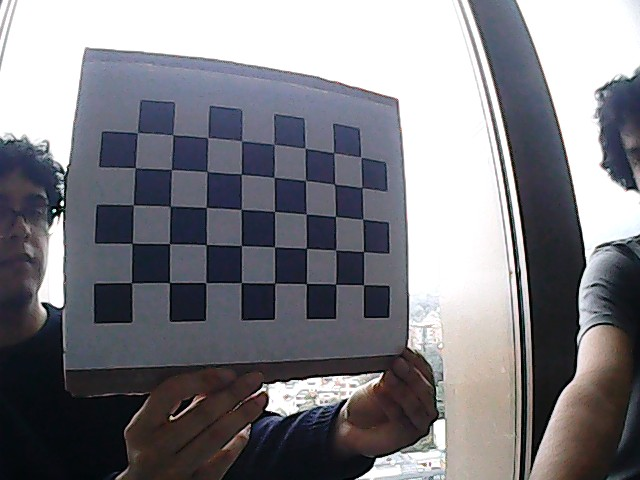
//> input picture Programas CPP/images/WIN_20260904_14_45_23_Pro.jpg, 640 x 480 px
$ ./Segmentacion2 ../images/WIN_20260904_14_45_23_Pro.jpg   (built with g++ and OpenCV 4)
//> lines starting //> are read from the running program, lines starting //| are printed output that depends on the picture; after the words box and inside, x2 and y2 are one past the last pixel; in counts of white or black regions, pixels touching at a corner belong together
/**
 * Segmentacion2.cpp
 * Segmentación con ideas de CNN y Vision Transformer (ViT), sin pesos entrenados.
 *
 * ## Idea general
 * Este programa reproduce, de forma didáctica y sin entrenamiento, las etapas
 * fundamentales de dos arquitecturas de visión:
 *
 * ### CNN (red neuronal convolucional)
 *   convolución -> ReLU -> max-pooling
 *   - La convolución aplica filtros (aquí kernels clásicos: Sobel X/Y, Laplaciano y
 *     Gauss) para extraer características locales (bordes, suavizado).
 *   - ReLU descarta las respuestas negativas (no linealidad).
 *   - El max-pooling reduce la resolución a la mitad quedándose con el máximo de
 *     cada bloque 2x2, conservando los rasgos más destacados.
 *   En una CNN real los kernels se aprenden; aquí se fijan a mano.
 *
 * ### ViT (Vision Transformer)
 *   1) Fragmentación: la imagen se divide en parches PxP sin solaparse y cada uno
 *      se aplana a un vector (tokens, análogos a las palabras en NLP).
 *   2) Embedding lineal: cada vector se proyecta a dimensión D. Aquí la matriz de
 *      proyección es aleatoria y fija (en un ViT real es aprendida).
 *   3) Codificación posicional: se suma información de posición (sinusoidal), porque
 *      la atención por sí sola no conoce el orden espacial de los parches.
 *   4) Token CLS: token extra que resume la imagen completa (aquí, la media de los
 *      parches; en un ViT real es un vector aprendible).
 *   5) Autoatención de una cabeza: softmax(Q K^T / T) V con Q = K = V. Cada token se
 *      relaciona con todos los demás, capturando contexto global desde la primera
 *      capa (a diferencia de la convolución, que es local). T actúa de temperatura.
 *
 * ### Segmentación
 *   Con los tokens ya contextualizados se agrupan con k-means (k grupos): parches
 *   parecidos reciben la misma etiqueta, y la etiqueta se pinta como máscara sobre
 *   la imagen. Es una segmentación a nivel de parche (no de píxel).
 *
 * ## Uso
 *   vit_seg imagen.jpg [parche=16] [k=4] [--show]
 *   o sin argumentos: el programa pide la ruta por consola
 *
 * ## Salidas
 *   out_panel_vit.png, out_segmentacion.png, out_atencion.png, out_cnn_features.png
 */

#include <opencv2/opencv.hpp>
#include <iostream>
#include <string>
#include <cmath>

using namespace cv;
using namespace std;

static const int   IMG_SIZE = 224;   // tamano de entrada del ViT clasico
static const int   EMB_DIM  = 64;    // dimension D del embedding
static const float TEMP     = 0.05f; // temperatura del softmax (sobre coseno)
static const float PE_SCALE = 0.3f;  // peso de la codificacion posicional

// ---------- CNN: convolucion + ReLU + max pooling ----------
// Max-pooling 2x2 con paso 2: cada bloque de 2x2 píxeles se reemplaza por su valor
// máximo, reduciendo ancho y alto a la mitad. Entrada y salida son CV_32F.

// [54 lines left out: functions maxPool2x2, cnnFeatureMaps, not called in this run]

// ---------- ViT: parches, embedding, posicion, CLS, autoatencion ----------
// Paso 1 del ViT: divide la imagen en parches PxP sin solaparse y aplana cada uno
// (P x P x 3 canales) en un vector fila de longitud P*P*3.
// @param img  Imagen cuadrada IMG_SIZE x IMG_SIZE en BGR.
// @param P    Tamaño del parche (debe dividir a IMG_SIZE).
// @return     Matriz N x (P*P*3), con N = (IMG_SIZE/P)^2 tokens, en orden fila a fila.
static Mat flattenPatches(const Mat& img, int P) {
    int g = img.rows / P, N = g * g, len = P * P * 3;
    Mat tokens(N, len, CV_32F);
    Mat f; img.convertTo(f, CV_32FC3, 1.0 / 255.0);
    for (int i = 0; i < g; ++i)
        for (int j = 0; j < g; ++j) {
            Mat patch = f(Rect(j*P, i*P, P, P)).clone();   // P x P x C
            patch.reshape(1, 1).copyTo(tokens.row(i*g + j)); // vector 1 x (P*P*C)
        }
    return tokens;
}

// Paso 3 del ViT: codificación posicional sinusoidal.
// Para la posición 'pos' y la dimensión i: seno si i es par, coseno si es impar,
// con frecuencias decrecientes según 10000^(2*(i/2)/D). Cada posición obtiene así
// un patrón único que el modelo puede usar para saber dónde estaba cada parche.
// @param N  Número de posiciones (tokens).
// @param D  Dimensión del embedding.

// [32 lines left out: functions positionalEncoding, l2NormalizeRows, softmaxRows, not called in this run]

int main(int argc, char** argv) {
    string path;
    int P = 16, K = 4; bool show = false;

    if (argc < 2) {
        // Modo interactivo: pide los datos por consola
        auto ask = [](const string& msg) {
            cout << msg; string line; getline(cin, line); return line;
        };
        path = ask("Ruta de la imagen (ej. C:\\fotos\\paisaje.jpg): ");
        // quitar comillas y espacios (al arrastrar el archivo a la consola Windows las agrega)
        while (!path.empty() && (path.front() == '"' || path.front() == ' ')) path.erase(path.begin());
        while (!path.empty() && (path.back() == '"' || path.back() == ' ' || path.back() == '\r')) path.pop_back();
        string p = ask("Tamano de parche [16]: "); if (!p.empty()) P = stoi(p);
        string k = ask("Numero de grupos k [4]: "); if (!k.empty()) K = stoi(k);
        show = true;
    } else {
        path = argv[1];
        int pos = 0;
        for (int a = 2; a < argc; ++a) {
            string s = argv[a];
            if (s == "--show") show = true;
            else if (pos == 0) { P = stoi(s); ++pos; }
            else if (pos == 1) { K = stoi(s); ++pos; }
        }
    }
    // La imagen debe poder dividirse exactamente en parches PxP.
    if (IMG_SIZE % P != 0) { cerr << "El parche debe dividir " << IMG_SIZE << "\n"; return 1; }

    Mat src = imread(path);
//> src is the input picture: 480 rows x 640 cols, CV_8UC3; mean B, G, R 131.7, 125.8, 126.3
    if (src.empty()) { cerr << "No se pudo leer: " << path << "\n"; return 1; }
    Mat img; resize(src, img, Size(IMG_SIZE, IMG_SIZE));
//> after `resize(src, img, Size(IMG_SIZE, IMG_SIZE))`:
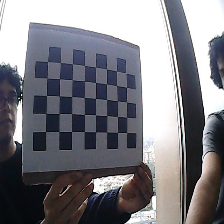
//> img: 224 rows x 224 cols, CV_8UC3; mean B, G, R 131.6, 125.7, 126.1
    int g = IMG_SIZE / P, N = g * g;
    cout << "Imagen " << IMG_SIZE << "x" << IMG_SIZE << ", parche " << P
         << "x" << P << " -> " << N << " tokens (+CLS), D=" << EMB_DIM << "\n";

    // 1) Parches aplanados  (N x P*P*3)
    Mat tokens = flattenPatches(img, P);
//> after the loop in flattenPatches, `for (int i = 0; i < g; ++i)`:
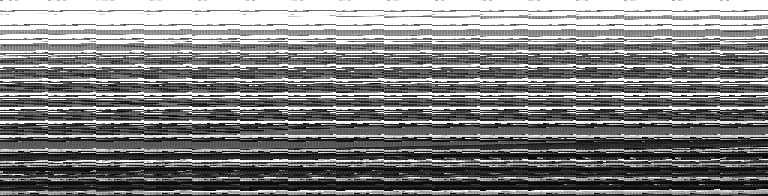
//> tokens: 196 rows x 768 cols, CV_32FC1; min 0, max 1, mean 0.501

    // Visual de la cuadricula de parches
    Mat grid = img.clone();
    for (int i = 1; i < g; ++i) {
        line(grid, Point(i*P, 0), Point(i*P, IMG_SIZE), Scalar(0,255,0), 1);
        line(grid, Point(0, i*P), Point(IMG_SIZE, i*P), Scalar(0,255,0), 1);
    }
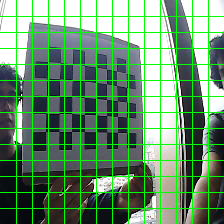
//> grid: 224 rows x 224 cols, CV_8UC3; 11.27% of pixels changed, all inside (x1, y1, x2, y2) = (0, 0, 224, 224)

    // 2) Embedding lineal: proyeccion aleatoria fija W (P*P*3 x D)
    //    Semilla fija (42) para que los resultados sean reproducibles.
    RNG rng(42);
    Mat W(tokens.cols, EMB_DIM, CV_32F);
    rng.fill(W, RNG::NORMAL, 0.0, 1.0 / sqrt((double)tokens.cols));
    Mat tokCentered;
//> (the run ends here: the program needs code that is not available in this run, at `Mat mu; reduce(tokens, mu, 0, REDUCE_AVG);`)

$ run again, on Programas CPP/images/WIN_20260904_14_45_38_Pro.jpg
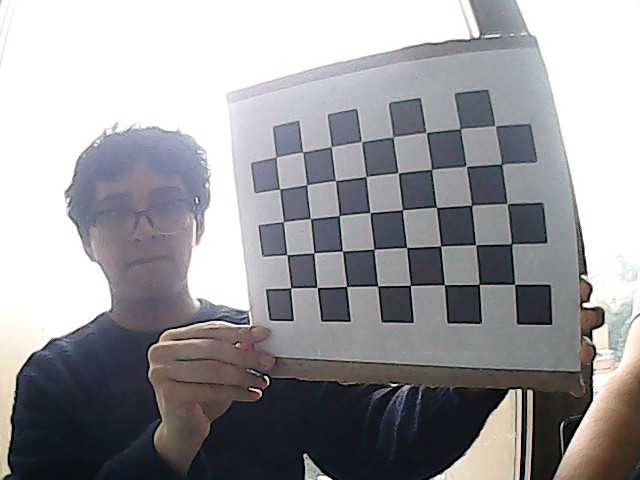
//> input picture Programas CPP/images/WIN_20260904_14_45_38_Pro.jpg, 640 x 480 px
//> src is the input picture: 480 rows x 640 cols, CV_8UC3; mean B, G, R 156.8, 153.3, 154
//> after the loop in flattenPatches, `for (int i = 0; i < g; ++i)`:
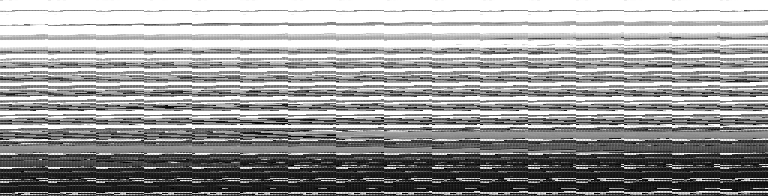
//> tokens: 196 rows x 768 cols, CV_32FC1; min 0, max 1, mean 0.607
//> after the loop `for (int i = 1; i < g; ++i)`:
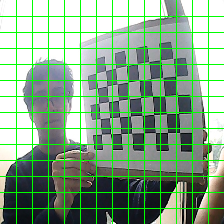
//> grid: 224 rows x 224 cols, CV_8UC3; mean B, G, R 139.3, 165, 136.9

$ run again, on Programas CPP/images/WIN_20260904_14_45_56_Pro.jpg
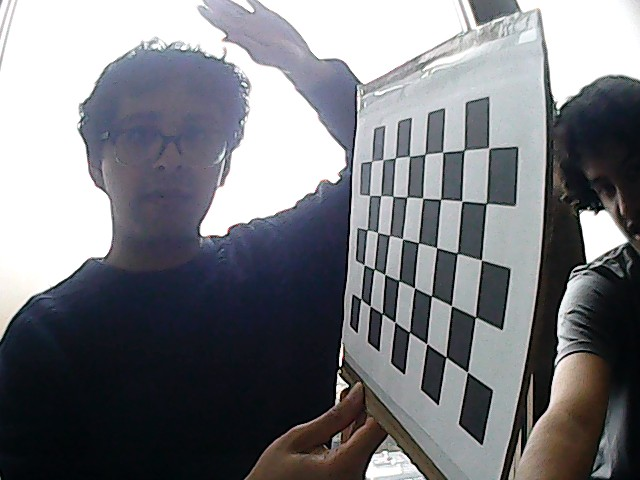
//> input picture Programas CPP/images/WIN_20260904_14_45_56_Pro.jpg, 640 x 480 px
//> src is the input picture: 480 rows x 640 cols, CV_8UC3; mean B, G, R 126.7, 121.9, 120.5
//> after the loop in flattenPatches, `for (int i = 0; i < g; ++i)`:
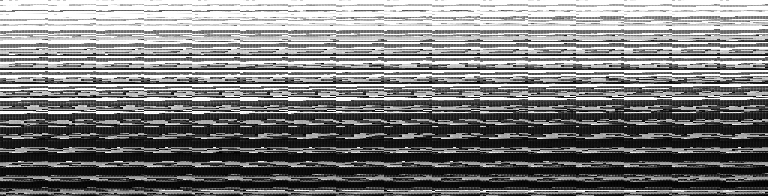
//> tokens: 196 rows x 768 cols, CV_32FC1; min 0, max 1, mean 0.482
//> after the loop `for (int i = 1; i < g; ++i)`:
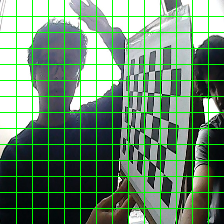
//> grid: 224 rows x 224 cols, CV_8UC3; mean B, G, R 112.5, 137, 107
